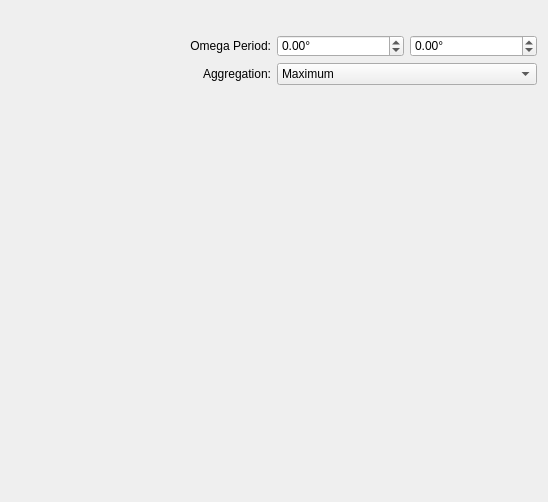
<?xml version="1.0" encoding="UTF-8"?>
<ui version="4.0">
 <class>mono_rotation_series_overlay_editor</class>
 <widget class="QWidget" name="mono_rotation_series_overlay_editor">
  <property name="geometry">
   <rect>
    <x>0</x>
    <y>0</y>
    <width>548</width>
    <height>502</height>
   </rect>
  </property>
  <property name="minimumSize">
   <size>
    <width>0</width>
    <height>0</height>
   </size>
  </property>
  <property name="windowTitle">
   <string>Edit Overlay</string>
  </property>
  <property name="styleSheet">
   <string notr="true">QDoubleSpinBox:disabled {background-color: LightGray;}
</string>
  </property>
  <layout class="QGridLayout" name="gridLayout">
   <item row="4" column="4">
    <widget class="QDoubleSpinBox" name="omega_period_1">
     <property name="keyboardTracking">
      <bool>false</bool>
     </property>
     <property name="suffix">
      <string>°</string>
     </property>
     <property name="minimum">
      <double>-360.000000000000000</double>
     </property>
     <property name="maximum">
      <double>360.000000000000000</double>
     </property>
    </widget>
   </item>
   <item row="4" column="3">
    <widget class="QDoubleSpinBox" name="omega_period_0">
     <property name="keyboardTracking">
      <bool>false</bool>
     </property>
     <property name="suffix">
      <string>°</string>
     </property>
     <property name="minimum">
      <double>-360.000000000000000</double>
     </property>
     <property name="maximum">
      <double>360.000000000000000</double>
     </property>
    </widget>
   </item>
   <item row="0" column="3" rowspan="4" colspan="2">
    <layout class="QVBoxLayout" name="omega_ranges_layout"/>
   </item>
   <item row="5" column="3" colspan="2">
    <widget class="QComboBox" name="aggregation">
     <item>
      <property name="text">
       <string>Maximum</string>
      </property>
     </item>
     <item>
      <property name="text">
       <string>Median</string>
      </property>
     </item>
     <item>
      <property name="text">
       <string>Average</string>
      </property>
     </item>
    </widget>
   </item>
   <item row="12" column="1" colspan="4">
    <spacer name="verticalSpacer">
     <property name="orientation">
      <enum>Qt::Vertical</enum>
     </property>
     <property name="sizeHint" stdset="0">
      <size>
       <width>20</width>
       <height>40</height>
      </size>
     </property>
    </spacer>
   </item>
   <item row="9" column="1" colspan="4">
    <layout class="QVBoxLayout" name="crystal_editor_layout"/>
   </item>
   <item row="5" column="2">
    <widget class="QLabel" name="aggregation_label">
     <property name="text">
      <string>Aggregation:</string>
     </property>
     <property name="alignment">
      <set>Qt::AlignRight|Qt::AlignTrailing|Qt::AlignVCenter</set>
     </property>
    </widget>
   </item>
   <item row="4" column="2">
    <widget class="QLabel" name="omega_period_label">
     <property name="text">
      <string>Omega Period:</string>
     </property>
     <property name="alignment">
      <set>Qt::AlignRight|Qt::AlignTrailing|Qt::AlignVCenter</set>
     </property>
    </widget>
   </item>
   <item row="0" column="1" rowspan="4" colspan="2">
    <layout class="QVBoxLayout" name="eta_ranges_layout"/>
   </item>
  </layout>
 </widget>
 <tabstops>
  <tabstop>omega_period_0</tabstop>
  <tabstop>omega_period_1</tabstop>
 </tabstops>
 <resources/>
 <connections/>
</ui>
